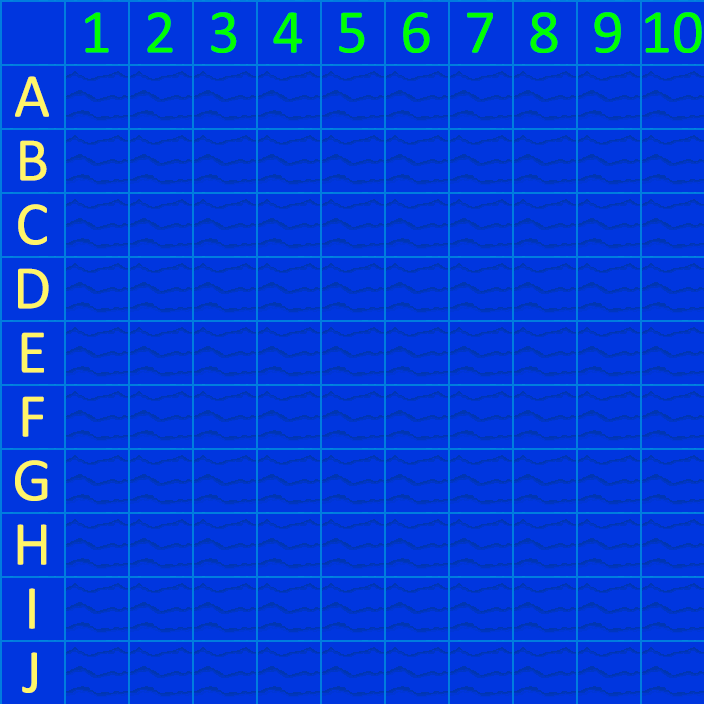

A 2D game scene composited from a Tiled map and its tileset images. What follows is a short description and the map's XML, with each tile layer's data collapsed to a summary:
An orthogonal 11x11 tile map with 64x64 px tiles, 1 tile layer (Tile Layer 1), 3 tilesets.

<map version="1.0" orientation="orthogonal" renderorder="right-down" width="11" height="11" tilewidth="64" tileheight="64" nextobjectid="1">
 <tileset firstgid="1" name="Sea" tilewidth="64" tileheight="64">
  <image source="tileA.png" width="64" height="64" />
 </tileset>
 <tileset firstgid="2" name="tilesB" tilewidth="64" tileheight="64">
  <image source="tilesetB.png" width="640" height="128" />
 </tileset>
 <tileset firstgid="22" name="tile" tilewidth="64" tileheight="64">
  <image source="tile.gif" width="64" height="64" />
 </tileset>
 <layer name="Tile Layer 1" width="11" height="11">
  <data>[121 cells, 121 non-empty, 22 distinct tile ids]</data>
 </layer>
</map>